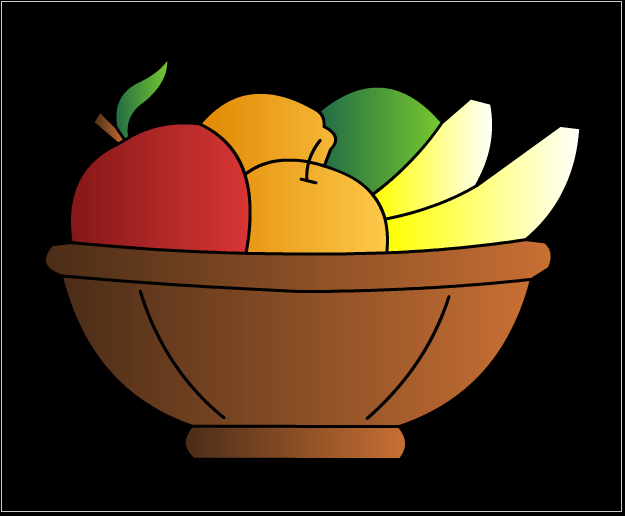
//> input picture fruits.png, 625 x 516 px
$ ./grayscale   (built with g++ and OpenCV 4)
//> lines starting //> are read from the running program, lines starting //| are printed output that depends on the picture
#include <iostream>
#include <stdlib.h>
#include "opencv2/highgui/highgui.hpp"
#include "opencv2/imgproc/imgproc.hpp"
#include "opencv2/core/core.hpp"
using namespace cv;
using namespace std;
int main()
{
  int i,j;
	Mat img=imread("fruits.png",1);
//> img is the input picture: 516 rows x 625 cols, CV_8UC3; mean B, G, R 23.9, 48.6, 71.6
  Mat img2=imread("fruits.png",0);
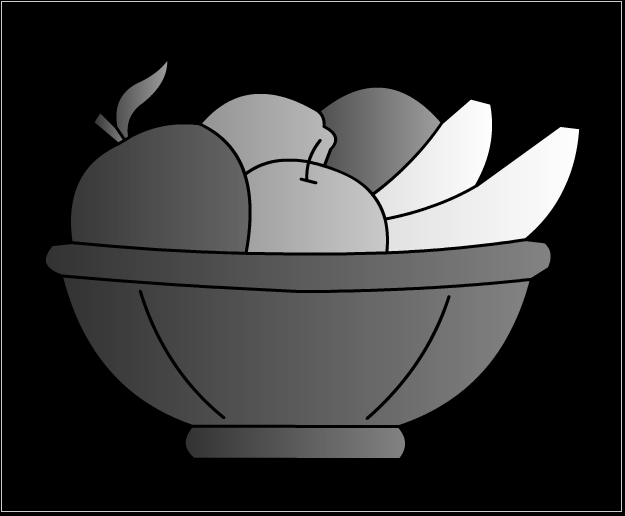
//> img2: 516 rows x 625 cols, CV_8UC1; min 0, max 254, mean 52.5
  Mat a(img.rows,img.cols,CV_8UC1,Scalar(0));
  Mat b(img.rows,img.cols,CV_8UC1,Scalar(0));

	for(int i=0;i<img.rows;i++)
	{
		for(int j=0;j<img.cols;j++)
		{
       a.at<uchar>(i,j)= (0.114*img.at<Vec3b>(i,j)[0]) + (0.587*img.at<Vec3b>(i,j)[1]) + (0.299*img.at<Vec3b>(i,j)[0]);
        b.at<uchar>(i,j)= ((img.at<Vec3b>(i,j)[0]) + (img.at<Vec3b>(i,j)[1]) + (img.at<Vec3b>(i,j)[0]))/3;
    }
	}
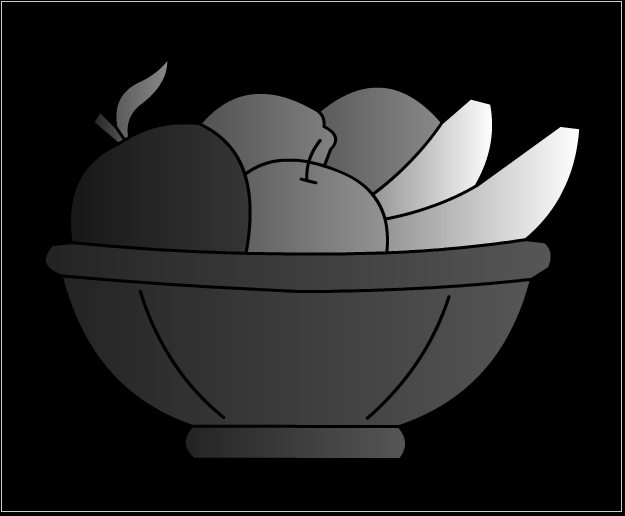
//> a: 516 rows x 625 cols, CV_8UC1; min 0, max 253, mean 38.3
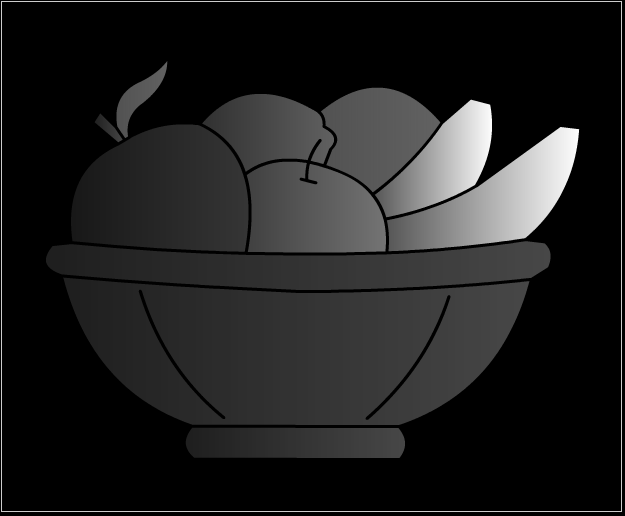
//> b: 516 rows x 625 cols, CV_8UC1; min 0, max 253, mean 32
	imshow("ab",a);
	waitKey(0);
  imshow("abc",b);
  waitKey(0);
	return 0;
}
